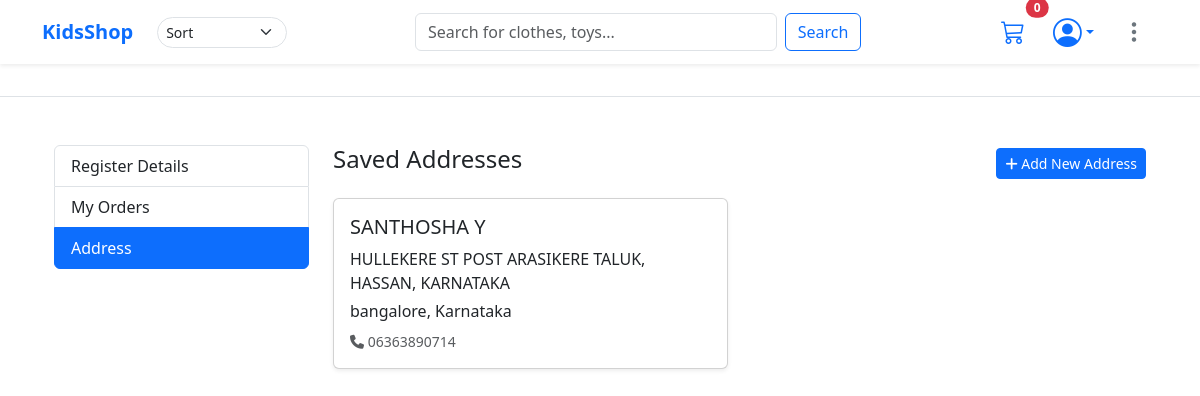
The app's page /my_addresses/ (signed in) with its own data.
### store/models.py (models this page shows, shortened)
class AddressBook(models.Model):
    user = models.ForeignKey(User, on_delete=models.CASCADE)
    full_name = models.CharField(max_length=100)
    phone = models.CharField(max_length=20)
    address_line = models.CharField(max_length=255)
    city = models.CharField(max_length=100)
    state = models.CharField(max_length=100)
    country = models.CharField(max_length=100, default="India")
    is_default = models.BooleanField(default=False)

### store/views.py (the view)
# urls.py: path('my_addresses/', views.my_addresses, name='my_addresses'),
@login_required
def my_addresses(request):
    addresses = AddressBook.objects.filter(user=request.user)
    return render(request, 'my_addresses.html', {'addresses': addresses})

### store/context_processors.py (called while the page is built)
def counter(request):
    cart_count = 0
    if 'admin' in request.path:
        return {}
    else:
        try:
            cart = Cart.objects.filter(cart_id=_cart_id(request))
            if request.user.is_authenticated:
                cart_items = CartItem.objects.all().filter(cart=cart[:1])
            else:
                cart_items = CartItem.objects.all().filter(cart=cart[:1])
            for cart_item in cart_items:
                cart_count += cart_item.quantity
        except Cart.DoesNotExist:
            cart_count = 0
    return dict(cart_count=cart_count)

### store/views.py (called while the page is built)
def _cart_id(request):
    cart = request.session.session_key
    if not cart:
        cart = request.session.create()
    return cart

### templates/my_addresses.html
{% extends 'base.html' %}
{% block content %}
<div class="container my-5">
    <div class="row">
        <div class="col-md-3 mb-4">
            <div class="list-group">
                <a href="{% url 'dashboard' %}" class="list-group-item list-group-item-action">Register Details</a>
                <a href="{% url 'my_orders' %}" class="list-group-item list-group-item-action">My Orders</a>
                <a href="{% url 'my_addresses' %}" class="list-group-item list-group-item-action active">Address</a>
                </div>
        </div>
        <div class="col-md-9">
            <div class="d-flex justify-content-between align-items-center mb-3">
                <h4>Saved Addresses</h4>
                <a href="{% url 'add_address' %}" class="btn btn-primary btn-sm">
                    <i class="fa fa-plus"></i> Add New Address
                </a>
            </div>
            {% if addresses %}
                <div class="row">
                    {% for item in addresses %}
                    <div class="col-md-6 mb-3">
                        <div class="card h-100 shadow-sm">
                            <div class="card-body">
                                <h5 class="card-title">{{ item.full_name }}</h5>
                                <p class="card-text mb-1">{{ item.address_line }}</p>
                                <p class="card-text mb-1">{{ item.city }}, {{ item.state }}</p>
                                <p class="card-text text-muted small mt-2">
                                    <i class="fa fa-phone"></i> {{ item.phone }}
                                </p>
                            </div>
                        </div>
                    </div>
                    {% endfor %}
                </div>
            {% else %}
                <div class="alert alert-warning">
                    No addresses found. Click "Add New Address" to create one!
                </div>
            {% endif %}
        </div>
    </div>
</div>
{% endblock %}

### records on screen
AddressBook: full_name "SANTHOSHA Y", address_line "HULLEKERE ST POST ARASIKERE TALUK, HASSAN, KARNATAKA", city "bangalore", state "Karnataka", phone "06363890714"

### other values on screen
{{ cart_count }} "0"
